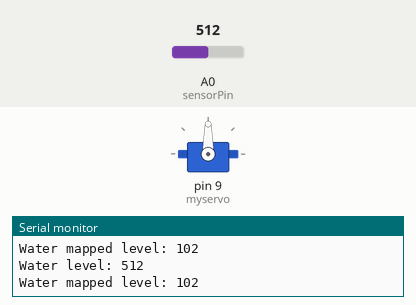
The sketch below on a simulated Arduino Uno, built with avr-gcc and run on an emulated ATmega328P. Parts: servo, the last lines printed to the serial monitor. The inputs (shaded band) are chosen by the test bench; at power-on: A0 (sensorPin) = 512.

Above: at 1.2 s.
1.3 s: A0 (sensorPin) set to 384
2.8 s: A0 (sensorPin) set to 363
At 3.04 s:
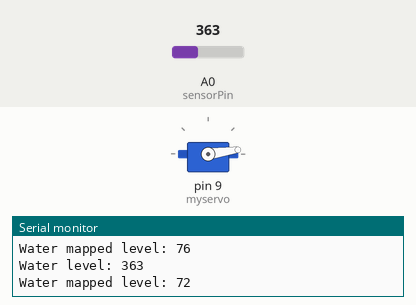
At 3.64 s:
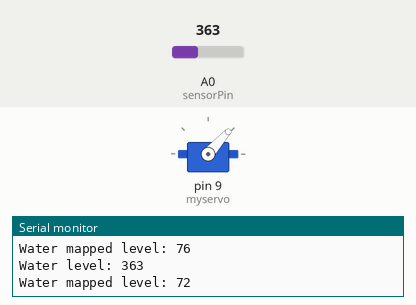
Timing chart, 0 to 11.8 s (numbered marks = the images above; inputs shaded):
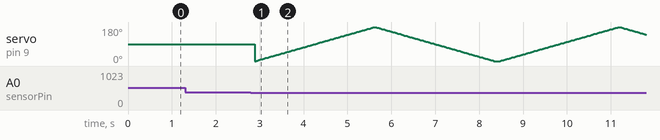

The sketch:

demo3.ino
```cpp
#include <Servo.h>

Servo myservo;

// Sensor pins
#define sensorPower 7
#define sensorPin A0
// Value for storing water level
int val = 0;
int pos = 0;

void setup() { // Set D7 as an OUTPUT
  pinMode(sensorPower, OUTPUT);
  // Set to LOW so no power flows through the sensor digitalWrite(sensorPower, LOW);
  Serial.begin(9600);

  myservo.attach(9);
}

void loop() { //get the reading from the function below and print it
  int level = readSensor();
  int map_level = map(level, 0, 500, 0, 100);
  Serial.print("Water level: ");
  Serial.println(level);
  Serial.print("Water mapped level: ");
  Serial.println(map_level);

  if(map_level < 75){
    for (pos = 0; pos <= 180; pos += 1) { // goes from 0 degrees to 180 degrees
      // in steps of 1 degree
      myservo.write(pos);              // tell servo to go to position in variable 'pos'
      delay(15);                       // waits 15ms for the servo to reach the position
    }
    for (pos = 180; pos >= 0; pos -= 1) { // goes from 180 degrees to 0 degrees
      myservo.write(pos);              // tell servo to go to position in variable 'pos'
      delay(15);                       // waits 15ms for the servo to reach the position
    }
  }
  delay(100);
}

//This is a function used to get the reading
int readSensor() {
  digitalWrite(sensorPower, HIGH); // Turn the sensor ON
  delay(10); // wait 10 milliseconds
  val = analogRead(sensorPin); // Read the analog value form sensor
  digitalWrite(sensorPower, LOW); // Turn the sensor OFF
  return val; // send current reading
}
```

Measured:
- the behaviour switches between 375 and 374 on A0 (sensorPin) (found by bisection; images 0 and 1)
